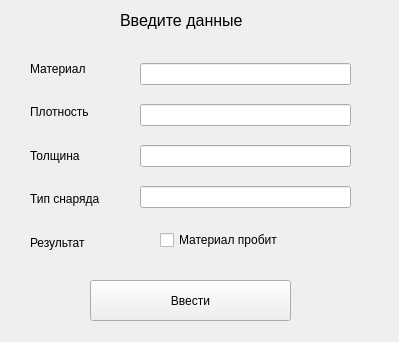
<?xml version="1.0" encoding="UTF-8"?>
<ui version="4.0">
 <class>Edit_Packet</class>
 <widget class="QWidget" name="Edit_Packet">
  <property name="geometry">
   <rect>
    <x>0</x>
    <y>0</y>
    <width>399</width>
    <height>342</height>
   </rect>
  </property>
  <property name="windowTitle">
   <string>Добавление данных</string>
  </property>
  <widget class="QLabel" name="label_6">
   <property name="geometry">
    <rect>
     <x>120</x>
     <y>10</y>
     <width>251</width>
     <height>21</height>
    </rect>
   </property>
   <property name="font">
    <font>
     <pointsize>12</pointsize>
    </font>
   </property>
   <property name="layoutDirection">
    <enum>Qt::LeftToRight</enum>
   </property>
   <property name="text">
    <string>Введите данные</string>
   </property>
  </widget>
  <widget class="QPushButton" name="push_add">
   <property name="geometry">
    <rect>
     <x>90</x>
     <y>280</y>
     <width>201</width>
     <height>41</height>
    </rect>
   </property>
   <property name="text">
    <string>Ввести</string>
   </property>
  </widget>
  <widget class="QWidget" name="verticalLayoutWidget">
   <property name="geometry">
    <rect>
     <x>30</x>
     <y>50</y>
     <width>111</width>
     <height>211</height>
    </rect>
   </property>
   <layout class="QVBoxLayout" name="verticalLayout">
    <item>
     <layout class="QHBoxLayout" name="horizontalLayout">
      <property name="spacing">
       <number>20</number>
      </property>
      <item>
       <widget class="QLabel" name="label">
        <property name="text">
         <string>Материал</string>
        </property>
       </widget>
      </item>
     </layout>
    </item>
    <item>
     <layout class="QHBoxLayout" name="horizontalLayout_3">
      <property name="spacing">
       <number>20</number>
      </property>
      <item>
       <widget class="QLabel" name="label_3">
        <property name="text">
         <string>Плотность</string>
        </property>
       </widget>
      </item>
     </layout>
    </item>
    <item>
     <layout class="QHBoxLayout" name="horizontalLayout_4">
      <property name="spacing">
       <number>20</number>
      </property>
      <item>
       <widget class="QLabel" name="label_4">
        <property name="text">
         <string>Толщина</string>
        </property>
       </widget>
      </item>
     </layout>
    </item>
    <item>
     <layout class="QHBoxLayout" name="horizontalLayout_5">
      <property name="spacing">
       <number>20</number>
      </property>
      <item>
       <widget class="QLabel" name="label_5">
        <property name="text">
         <string>Тип снаряда</string>
        </property>
       </widget>
      </item>
     </layout>
    </item>
    <item>
     <layout class="QHBoxLayout" name="horizontalLayout_2">
      <property name="spacing">
       <number>20</number>
      </property>
      <item>
       <widget class="QLabel" name="label_2">
        <property name="text">
         <string>Результат</string>
        </property>
       </widget>
      </item>
     </layout>
    </item>
   </layout>
  </widget>
  <widget class="QWidget" name="verticalLayoutWidget_2">
   <property name="geometry">
    <rect>
     <x>140</x>
     <y>50</y>
     <width>211</width>
     <height>171</height>
    </rect>
   </property>
   <layout class="QVBoxLayout" name="verticalLayout_2">
    <item>
     <widget class="QLineEdit" name="line_name"/>
    </item>
    <item>
     <widget class="QLineEdit" name="line_den"/>
    </item>
    <item>
     <widget class="QLineEdit" name="line_depth"/>
    </item>
    <item>
     <widget class="QLineEdit" name="line_proj"/>
    </item>
   </layout>
  </widget>
  <widget class="QCheckBox" name="check_yes">
   <property name="geometry">
    <rect>
     <x>160</x>
     <y>230</y>
     <width>171</width>
     <height>20</height>
    </rect>
   </property>
   <property name="text">
    <string>Материал пробит</string>
   </property>
  </widget>
 </widget>
 <resources/>
 <connections/>
</ui>
